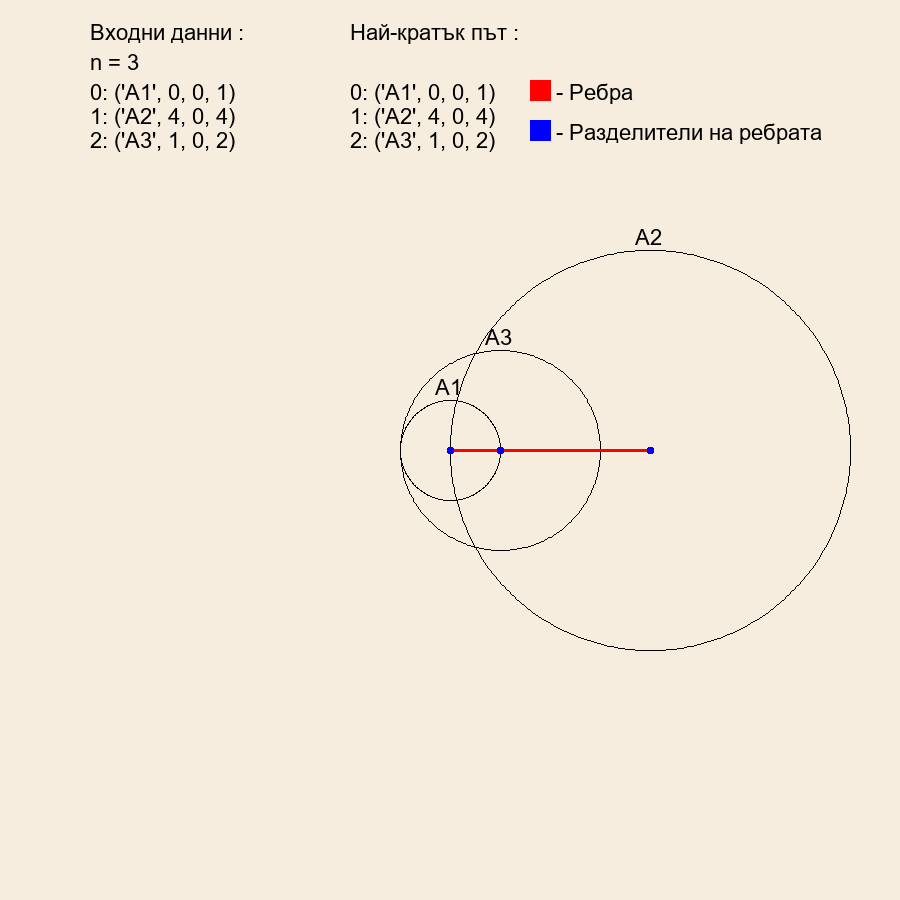

Here is the Python script that generated this plot:

from collections import deque
import math
from PIL import Image, ImageDraw, ImageFont



class PEL:
	def __init__(self,currposition,distance,previous):
		self.currposition = currposition
		self.distance = distance
		self.previous = previous


def shortestPath(graph,n,points,lastRound):
	firstRound = PEL("A1",0,"")
	queue=deque()
	queue.append(firstRound)
	past = graph.copy()
	

	for i in range(len(graph)):
		for j in range(len(past[i])):
			if past[i][j] == firstRound.currposition:
				past[i][j] = True
	currentPosition = queue[0]
	while len(queue) != 0:
		currentPosition = queue[0]
		queue.popleft()
		distance = currentPosition.distance
		currentNumber = int(currentPosition.currposition[-1])-1
		if currentPosition.currposition == lastRound:
			return distance

		for i in range(len(graph[currentNumber])):
			if past[currentNumber][i] != True:
				queue.append(PEL(graph[currentNumber][i],currentPosition.distance+1,currentPosition.currposition+","+ currentPosition.previous))
				points.append(PEL(graph[currentNumber][i],currentPosition.distance+1,currentPosition.currposition+","+ currentPosition.previous))
				past[currentNumber][i] = True
	return -1	

def matchingRounds(firstRound,secondRound):
	distance = math.sqrt((firstRound[1] - secondRound[1])**2 + (firstRound[2] - secondRound[2])**2)
	if distance < (firstRound[3] + secondRound[3]) and distance > abs(firstRound[3]-secondRound[3]):
		return True	
	else:
		return False		

n = int(input())
rounds = []
graph = []
lastRound = "A" + str(n)


for i in range(n):
	name = "A" + str(i+1)
	inputdata = input().split()
	x=int(inputdata[0])
	y=int(inputdata[1])
	rad=int(inputdata[2])
	if x < 10000 and x > -10000 and y < 10000 and y > -10000 and rad < 10000 and rad > 0:
		rounds.append((name,x,y,rad))
	else:
		if x>10000 or x<-10000 or y>10000 or y<-10000 or rad >10000 or rad<0:
			inputdata = input().split()
			x=int(inputdata[0])
			y=int(inputdata[1])
			rad=int(inputdata[2])

for i in range(len(rounds)):
	graph.append([])
	for j in range(len(rounds)):
		if i != j:
			if matchingRounds(rounds[i],rounds[j]):
				graph[i].append(rounds[j][0])

finalpath = []
points = []
def pathPoints(rounds,points,lastRound,finalpath):
	for point in points:
		if point.currposition == lastRound:
			path = point.previous
			path = point.currposition + "," + path
			path = path.split(",")
	
	for p in path:
		for r in rounds:
			if p==r[0]:
				finalpath.append(r)
	finalpath.reverse()
	return finalpath

def drawImage():
	image = Image.new('RGB', (1200,900), (246, 237, 223))
	drawing = ImageDraw.Draw(image)
	minstep = 50
	if(n>3):
		minstep =  20
	textfont2=ImageFont.truetype('arial.ttf', size=22)
	drawing.text((90, 20),
                 "Входни данни :",
                 fill=(0, 0, 0, 0), font=textfont2)
	drawing.text((90, 50),
                 "n = {:d} ".format(n),
                 fill=(0, 0, 0, 0), font=textfont2)
	drawing.text((90, 80),
                 '\n'.join('{}: {}'.format(*k) for k in enumerate(rounds)),
                 fill=(0, 0, 0, 0), font=textfont2)
	drawing.text((350, 20),
                 "Най-кратък път :",
                 fill=(0, 0, 0, 0), font=textfont2)
	drawing.text((350, 80),
                 '\n'.join('{}: {}'.format(*k) for k in enumerate(finalpath)),
                 fill=(0, 0, 0, 0), font=textfont2)
	drawing.rectangle(xy=[530, 80, 550 ,100],
                fill=(255, 0, 0), outline=None)
	drawing.text((550, 80),
                 " - Ребра ",
                 fill=0, font=textfont2)
	drawing.rectangle(xy=[530, 120, 550 ,140],
                fill=(0, 0, 255), outline=None)
	drawing.text((550, 120),
                 " - Разделители на ребрата",
                 fill=0, font=textfont2)
	
	for round in rounds:
		drawing.ellipse(((450+(round[1]-round[3])*minstep,450+ (round[2]-round[3])*minstep),(450+(round[1]+round[3])*minstep, 450+(round[2]+round[3])*minstep)), outline=(0, 0, 0))
		drawing.text((435+round[1]*minstep, 425+ (round[2]-round[3])*minstep),
                  "{:s} ".format(round[0]),
                 fill=(0, 0, 0, 0), font=textfont2)
	i=0
	while i <  len(finalpath)-1:
		drawing.line((450+(finalpath[i][1]*minstep),450+ (finalpath[i][2]*minstep), 450+(finalpath[i+1][1]*minstep), 450+(finalpath[i+1][2]*minstep)), fill=(255,0,0), width=3)
		drawing.ellipse((447+(finalpath[i][1]*minstep),447+ (finalpath[i][2]*minstep),453+(finalpath[i][1]*minstep),453+ (finalpath[i][2]*minstep)), fill = (0,0,255), outline =(0,0,255))
		drawing.ellipse((447+(finalpath[i+1][1]*minstep),447+ (finalpath[i+1][2]*minstep),453+(finalpath[i+1][1]*minstep),453+ (finalpath[i+1][2]*minstep)), fill = (0,0,255), outline =(0,0,255))

		i+=1
	image.save("round.png")
	

result = shortestPath(graph.copy(),n,points,lastRound)
if result != -1:
	print(result)
	finalpath = pathPoints(rounds,points,lastRound,finalpath)
	drawImage()
else:
	print(-1)	